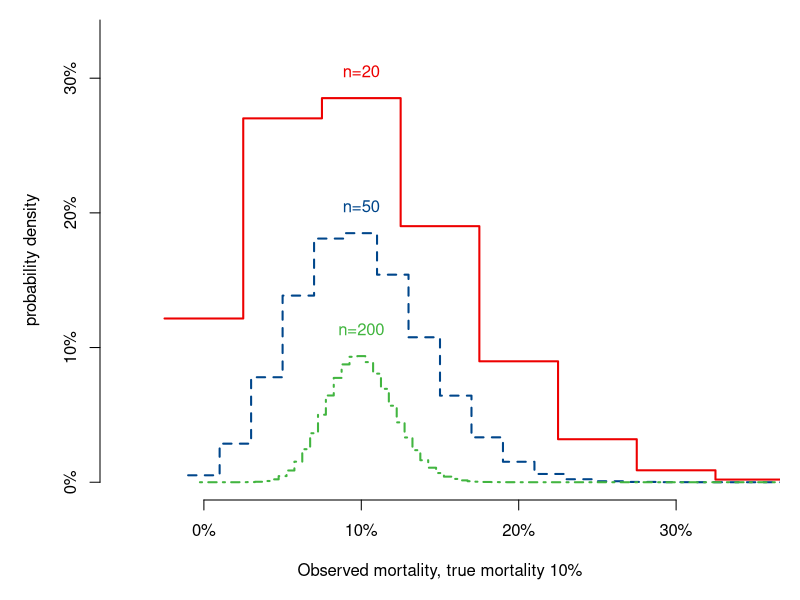
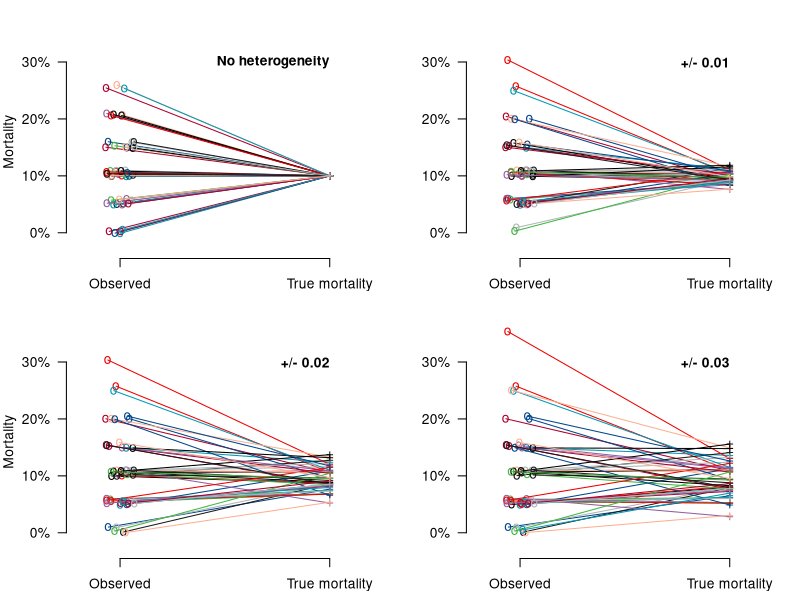
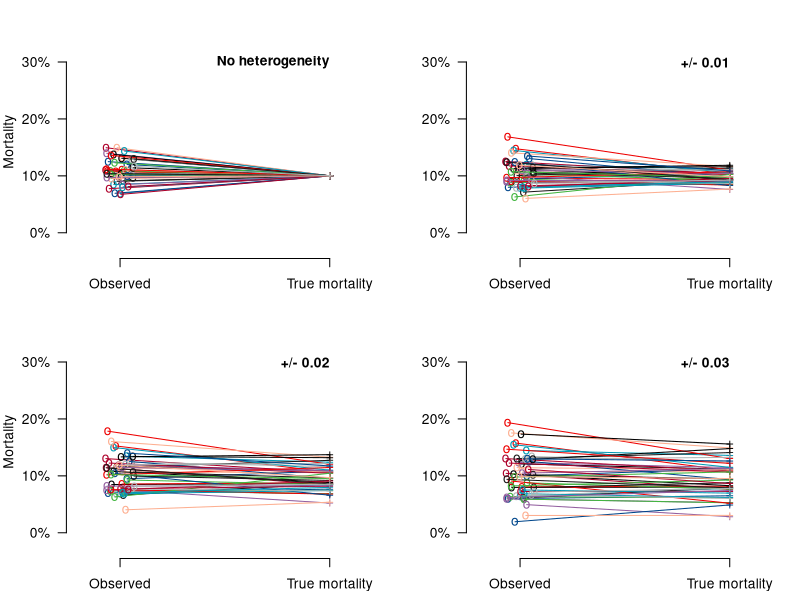

These charts were generated, in order, by the following R code:
## ---- chunk 1
knitr::opts_knit$set(
  echo = TRUE,
  root.dir = here::here()
)
# Have only one set-up chunck at the beginning,
# And before chapter run rm(list = ls())
# Also set fig path per chapter

knitr::opts_chunk$set(
  fig.path = "fig/"
)

library(rms)

mycolors <- c(
  "black" = 1,
  "Red" = "#ED0000",
  "CongressBlue" = "#00468B",
  "Apple" = "#42B540",
  "BondiBlue" = "#0099B4",
  "TrendyPink" = "#925E9F",
  "Carmine" = "#AD002A",
  "CodGray" = "#1B1919",
  "MonaLisa" = "#FDAF91",
  "Edward" = "#ADB6B6"
)
## ---- chunk 2
# Surg mortality; 10%
par(mfrow = c(1, 1), mar = c(5, 5, 1, 1))
for (mort in c(.1)) { ## ,0.05,0.02,.01)) { # 4 mortalities or only 1
  plot(
    x = seq(from = -.025, to = .975, by = .05), dbinom(x = 0:20, 20, mort), axes = F, type = "s", lwd = 2,
    xlim = c(-.05, .35), ylim = c(0, .33), col = mycolors[2],
    xlab = paste("Observed mortality, true mortality ", round(100 * mort, 0), "%", sep = ""), ylab = "probability density"
  )
  axis(side = 1, at = c(0, .1, .2, .3), labels = c("0%", "10%", "20%", "30%"))
  axis(side = 2, at = c(0, 0.1, .2, .3, .4, .5, .6, .7), labels = c("0%", "10%", "20%", "30%", "40%", "50%", "60%", "70%"))
  text(x = mort, y = .02 + dbinom(x = max(round(mort * 20), 0), 20, mort), labels = paste("n=20"), col = mycolors[2])

  for (i in c(50, 200)) { # add more sample sizes
    lines(
      x = seq(from = 0 - (0.5 * 1 / i), to = 1 - (0.5 * 1 / i), by = 1 / i), dbinom(x = 0:i, i, mort),
      type = "s", lty = ifelse(i == 50, 2, 4), lwd = 2, col = mycolors[ifelse(i == 50, 3, 4)]
    )
    text(x = mort, y = .02 + dbinom(x = max(round(mort * i), 0), i, mort), labels = paste("n=", i, sep = ""), col = mycolors[ifelse(i == 50, 3, 4)])
  } # end loop n=50,200
} # end loop mort
## End Fig 5.2 ##
## ---- chunk 3
## function for Fig 5.3 and Fig 5.4: Noise vs Heterogeneity
illustrate_noise_heterogeneity <- function(n = 20, mort = 0.1, tau = c(0, .01, .02, .03)) {
  par(mfrow = c(2, 2), pty = "m", mar = c(2.5, 4, 1.5, 1))
  # Make data set with 100 centers, each 20 patients, 10% mortality, variability sd 0 to 0.03
  seedn <- 102
  set.seed(seedn)
  ncenter <- 50
  nsubjects <- n # n can be changed
  # simple SD used on probability scale, can be improved upon
  for (sdtau in tau) { # set for tau can be changed
    truemort <- rnorm(n = ncenter, mean = mort, sd = sdtau) # mort can be changed
    mortmat <- as.matrix(cbind(1:ncenter, sapply(truemort, FUN = function(x) rbinom(n = 1, nsubjects, x)) / nsubjects, truemort))

    # Start plotting
    plot(x = 0, y = 0, pch = "", xlim = c(-.2, 1.2), ylim = c(-.03, .35), axes = F, xlab = "", ylab = ifelse(sdtau == 0 | sdtau == .02, "Mortality", ""))
    axis(side = 2, at = c(0, .1, .2, .3), labels = c("0%", "10%", "20%", "30%"), las = 1)
    axis(side = 1, at = c(0, 1), labels = c("Observed", "True mortality"))
    text(x = 1, y = .3, ifelse(sdtau == 0, "No heterogeneity",
      ifelse(sdtau != 0, paste("+/-", sdtau))
    ), cex = 1, adj = 1, font = 2)
    for (i in (1:ncenter)) {
      set.seed(i + seedn)
      lines(
        x = c(0 + runif(1, min = -.07, max = .07), 1),
        y = c(mortmat[i, 2] + runif(1, min = -.001, max = .01), mortmat[i, 3]), col = mycolors[rep(1:10, 10)[i]]
      )
      set.seed(i + seedn)
      points(
        x = c(0 + runif(1, min = -.07, max = .07), 1),
        y = c(mortmat[i, 2] + runif(1, min = -.001, max = .01), mortmat[i, 3]), pch = c("o", "+"), col = mycolors[rep(1:10, 10)[i]]
      )
    }
  }
} # end function that illustrates the impact of noise (determined by n) vs heterogeneity (determined by sdtau)
## ---- chunk 4
illustrate_noise_heterogeneity(n = 20, mort = 0.1, tau = c(0, .01, .02, .03))
## ---- chunk 5
illustrate_noise_heterogeneity(n = 200, mort = 0.1, tau = c(0, .01, .02, .03))
